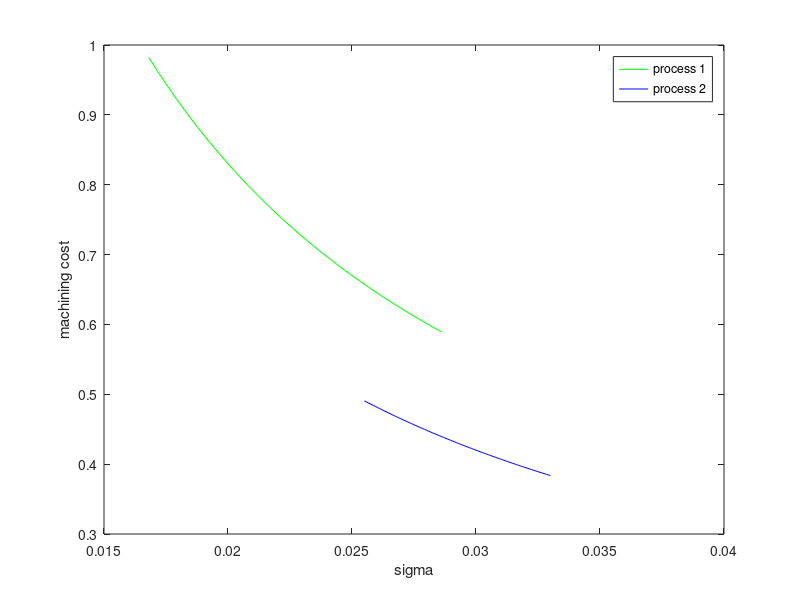

Source code (MATLAB):

a = [0.03 0.02];
b = [0.016 0.012];
x1 = linspace(0.0168,0.0286,30);
x2 = linspace(0.0255,0.033);
y1 = a(1) + b(1)./x1;
y2 = a(2) + b(2)./x2;

figure
plot(x1,y1,'g',x2,y2,'b');
legend('process 1','process 2')
xlabel('sigma')
ylabel('machining cost');
% 
% figure
% X = linspace(0,2*pi,25)';
% Y = X;
% Z = 1.5*X;
% W = [Y Z];
% stem(X,W(:,1),'LineStyle','-.',...
%      'MarkerFaceColor','red',...
%      'MarkerEdgeColor','green')
%  hold on
%  stem(X,W(:,2),'LineStyle','-.',...
%      'MarkerFaceColor','green',...
%      'MarkerEdgeColor','red')
% stem(X,W)

% figure
% plot(X,W(:,1),'o');
% hold on
% plot(X,W(:,2),'o');